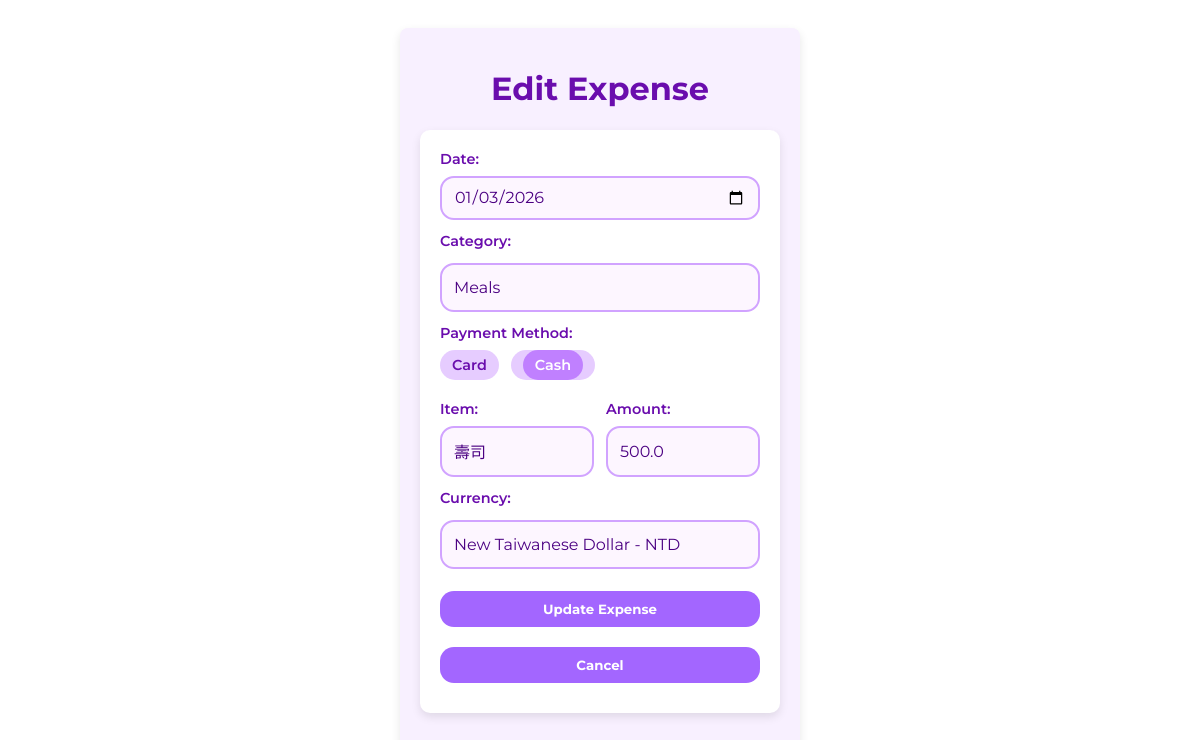
/editExpense/1/7?next=/newExpense (signed in), run on the app's committed database.
### tables this page shows
CREATE TABLE expenses (
                     id INTEGER PRIMARY KEY, 
                     purchase_date TEXT,
                     item TEXT, 
                     amount REAL,
                     
                     currency_id INTEGER,
                     method_id INTEGER, 
                     category_id INTEGER,
                     trip_id INTEGER,
                  
                     FOREIGN KEY(currency_id) REFERENCES currencies(id),
                     FOREIGN KEY(method_id) REFERENCES paymentMethods(id),
                     FOREIGN KEY(category_id) REFERENCES categories(id),
                     FOREIGN KEY(trip_id) REFERENCES trips(id)
                    );

CREATE TABLE paymentMethods (
                id INTEGER PRIMARY KEY,
                method_name TEXT UNIQUE
            );

### app.py (the view, shortened to what this page needs)
@app.route('/editExpense/<int:trip_id>/<int:expense_id>', methods=['GET', 'POST'])
@login_required
def editExpense(trip_id, expense_id):
    with sqlite3.connect(DB_FILE) as conn:
        conn.execute("PRAGMA foreign_keys = ON")
        c = conn.cursor()
        next_url = request.args.get('next')  # Get the next page from query string
        if not next_url:
            next_url = url_for('newExpense', trip_id=trip_id)
        errors = False
        expense_info = None
        new_purchase_date = ''
        new_category = ''
        new_payment_method = ''
        new_item = ''
        new_amount = ''
        new_currency = ''
        c.execute('SELECT * FROM categories ')
        categories_list = c.fetchall()
        c.execute('SELECT * FROM paymentMethods')
        paymentMethods_list = c.fetchall()
        c.execute('SELECT * FROM currencies')
        currencies_list = c.fetchall()
        if expense_id:
            c.execute('''
                SELECT e.purchase_date, ca.cat_name, p.method_name, e.item, e.amount, cu.code
                FROM expenses e
                JOIN categories ca ON e.category_id = ca.id
                JOIN paymentMethods p ON e.method_id = p.id
                JOIN currencies cu ON e.currency_id = cu.id

                WHERE e.id = ?
                AND trip_id = ?
            ''', (expense_id, trip_id))
            expense_info = c.fetchone()
        return render_template(
        'editExpense.html',
        trip_id=trip_id,
        next_url=next_url,
        categories_list=categories_list,
        paymentMethods_list=paymentMethods_list,
        currencies_list=currencies_list,
        entered_date=expense_info[0] if expense_info else '',
        entered_category=expense_info[1] if expense_info else '',
        entered_paymentMethod=expense_info[2] if expense_info else '',
        entered_item=expense_info[3] if expense_info else '',
        entered_amount_str=expense_info[4] if expense_info else '',
        entered_currency=expense_info[5] if expense_info else ''
    )

### app.py (called while the page is built)
def login_required(f):
    @wraps(f)
    def wrapper(*args, **kwargs):
        if 'user_id' not in session:
            return redirect(url_for('login', next=request.path))
        return f(*args, **kwargs)
    return wrapper

### templates/editExpense.html (shortened to what this page needs)
<!DOCTYPE html>
<html lang="en">
    <head>
        <link rel="stylesheet" href="{{ url_for('static', filename='style.css') }}">
    </head>
    <body>
        <div class="container">
            <h1>Edit Expense</h1>
            <form method="POST" class="form-box" id="trip-form" novalidate>
                <label>Date:</label>
                <input type="date" name="purchase_date" class="input-field"
                        value="{{ entered_date|default('') }}">
                <label>Category:</label>
                <select name="category" class="input-field">
                    {% for category in categories_list %}
                    <option value="{{ category[1] }}"
                        {% if category[1] == entered_category|default('') %} selected {% endif %}>
                        {{ category[1]|title }}
                    </option>
                    {% endfor %}
                </select>
                <label>Payment Method:</label>
                <div class="payment-methods">
                    {% for paymentMethod in paymentMethods_list %}
                    <label class="payment-option">
                        <span>{{ paymentMethod[1]|title }}</span>
                    </label>
                    {% endfor %}
                </div>
                <div class="item-amount-group">
                    <div class="field">
                        <label>Item:</label>
                        <input type="text" name="item" class="input-field"
                            value="{{ entered_item|default('') }}">
                    </div>
                    <div class="field">
                        <label>Amount:</label>
                        <input type="number" step="0.01" name="amount" class="input-field"
                            value="{{ entered_amount_str|default('') }}">
                    </div>
                </div>
                <label>Currency:</label>
                <select name="currency" class="input-field">
                    {% for currency in currencies_list %}
                    <option name="currency" value="{{ currency[1] }}"
                        {% if currency[1] == entered_currency|default('') %} selected {% endif %}>
                        {{ currency[2] }} - {{ currency[1] }}
                    </option>
                    {% endfor %}
                </select>
                <button type="submit" class="btn btn-submit">Update Expense</button>
                <a href="{{ next_url }}">
                    <button type="button" class="btn btn-submit">Cancel</button>
                </a>
            </form>
        </div>
    </body>
</html>

### static/style.css (style rules this page uses)
* { box-sizing: border-box; }
body { background-color: #fff; font-family: 'Montserrat', sans-serif; color: #4B0082; display: flex; justify-content: center; padding: 20px; }
button, input, select, textarea { font-family: inherit; }
.container { width: 100%; max-width: 400px; background-color: #f8f0ff; padding: 20px; border-radius: 8px; box-shadow: 0 4px 10px rgba(0, 0, 0, 0.1); box-sizing: border-box; }
h1 { text-align: center; color: #6a0dad; }
.form-box { display: flex; flex-direction: column; margin-bottom: 20px; }
label { margin-bottom: 10px; display: block; width: 100%; }
input, select { border-radius: 8px; border: 1px solid #ccc; }
select { padding: 8px; margin-top: 5px; }
.input-field, select.input-field { width: 100%; padding: 14px 12px; font-size: 1em; border-radius: 14px; border: 2px solid #d1a3ff; background-color: #fdf6ff; color: #4B0082; box-sizing: border-box; }
select.input-field { appearance: none; -webkit-appearance: none; -moz-appearance: none; }
.input-field::placeholder { color: #b28cff; }
.form-box label { font-size: 0.9em; font-weight: 600; color: #6a0dad; margin-bottom: 8px; }
.form-box label + select, .form-box label + input { margin-bottom: 12px; }
.form-box { background-color: #fff; padding: 20px; border-radius: 10px; box-shadow: 0 4px 10px rgba(0,0,0,0.1); max-width: 500px; margin: 20px auto; }
input[type="date"] { width: 100%; max-width: 100%; min-width: 0; box-sizing: border-box; appearance: none; -webkit-appearance: none; -moz-appearance: none; display: block; }
input[type="date"].input-field { height: 44px; line-height: 1.2; }
.payment-methods { display: flex; gap: 12px; flex-wrap: wrap; margin-bottom: 12px; }
.payment-option { width: auto; display: block; align-items: center; cursor: pointer; background-color: #e6ccff; padding: 6px 12px; border-radius: 20px; transition: background-color 0.2s; }
.payment-option span { pointer-events: none; }
.payment-option input:checked + span { background-color: #c080ff; color: white; padding: 6px 12px; border-radius: 20px; }
.item-amount-group { display: flex; gap: 12px; flex-wrap: wrap; }
.item-amount-group .field { flex: 1; }
.btn { background-color: #a366ff; color: white; border: none; padding: 10px 18px; margin: 10px 0; border-radius: 14px; cursor: pointer; font-weight: bold; text-decoration: none; white-space: nowrap; text-align: center; display: inline-block; }
.btn-submit { width: 100%; }

### data on the page
expenses: purchase_date "01/03/2026", item "壽司", amount "500.0"
paymentMethods: method_name "Card"
paymentMethods: method_name "Cash"

### other printed values
form field category "Meals"
form field currency "New Taiwanese Dollar - NTD"
